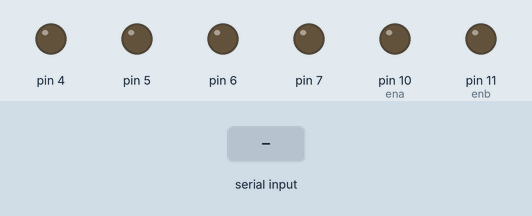
Bench run of a sketch on a simulated Arduino Uno, built with avr-gcc and run on an emulated ATmega328P. Shown: output pins drawn as LEDs (lit = HIGH). The test bench sets the inputs (shaded band).

Above: at 1.2 s.
1.3 s: "F" received over the second serial link
At 2.4 s:
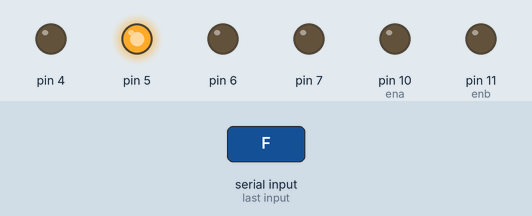
2.8 s: "G" received over the second serial link
At 3.6 s:
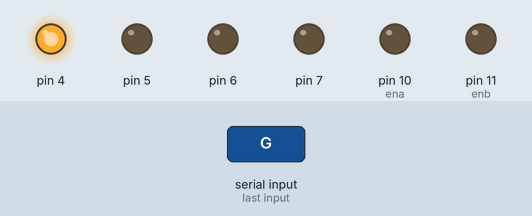
4.3 s: "L" received over the second serial link
At 4.7 s:
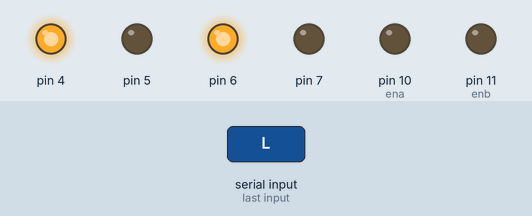
5.8 s: "R" received over the second serial link
At 7.0 s:
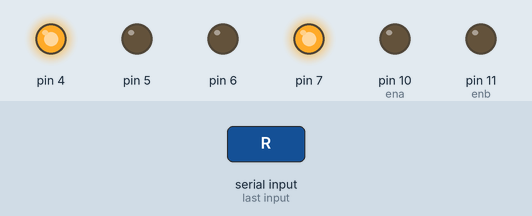
7.3 s: "S" received over the second serial link
At 8.2 s:
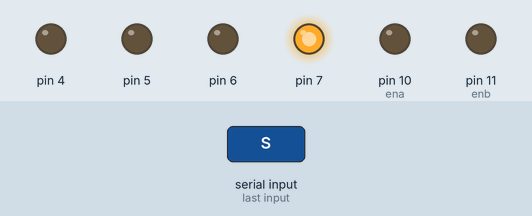
8.8 s: "P" received over the second serial link
At 9.3 s:
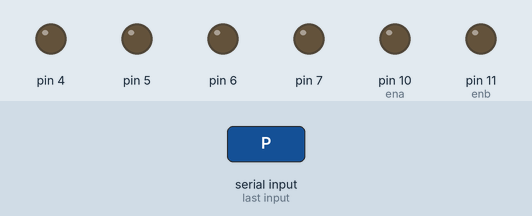
Timing chart, 0 to 11.3 s (numbered marks = the images above; inputs shaded):
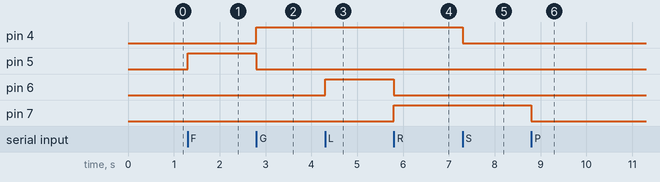

The sketch:

RC2.ino
```cpp
#include <SoftwareSerial.h>
#include <Servo.h>
#include <String.h>

SoftwareSerial mySerial(8, 9);
char a1;

void setup() {
  pinMode(6, OUTPUT);
  pinMode(7, OUTPUT);

  pinMode(4, OUTPUT);
  pinMode(5, OUTPUT);

  pinMode(10, OUTPUT); //ena
  pinMode(11, OUTPUT); //enb
  Serial.begin(9600);
  mySerial.begin(9600);
}

void Exceleration(){
  digitalWrite(4, LOW);
  digitalWrite(5, HIGH);
}

void Break(){
  digitalWrite(4, HIGH);
  digitalWrite(5, LOW);
}

void Left(){
  digitalWrite(6, HIGH);
  digitalWrite(7, LOW);
}

void Right(){
  digitalWrite(7, HIGH);
  digitalWrite(6, LOW);
}

void Stop(){
  digitalWrite(5, LOW);
  digitalWrite(4, LOW);
}

void TStop(){
  digitalWrite(6, LOW);
  digitalWrite(7, LOW);
}

void loop() {
  if (mySerial.available()) {
    a1 = char(mySerial.read());

  switch(a1){
    case 'F':
      Exceleration();
      break;
    case 'G':
      Break();
      break;
    case 'L':
      Left();
      break;
    case 'R':
      Right();
      break;
    case 'S':
      Stop();
      break;
    case 'P':
      TStop();
    default:
      break;
  }
  }


 /* else if (a1 == 'S') {
    digitalWrite(6, LOW);
    digitalWrite(7, LOW);
  }
  else {
    digitalWrite(6, LOW);
    digitalWrite(7, LOW);
    digitalWrite(4, LOW);
    digitalWrite(5, LOW);
  }*/

}
```

Measured:
- after the input at 1.3 s, pin 5: LOW → HIGH at once
- after the input at 2.8 s, pin 4: LOW → HIGH at once; pin 5: HIGH → LOW at once
- after the input at 4.3 s, pin 6: LOW → HIGH at once
- after the input at 5.8 s, pin 6: HIGH → LOW at once; pin 7: LOW → HIGH at once
- after the input at 7.3 s, pin 4: HIGH → LOW at once
- after the input at 8.8 s, pin 7: HIGH → LOW at once
